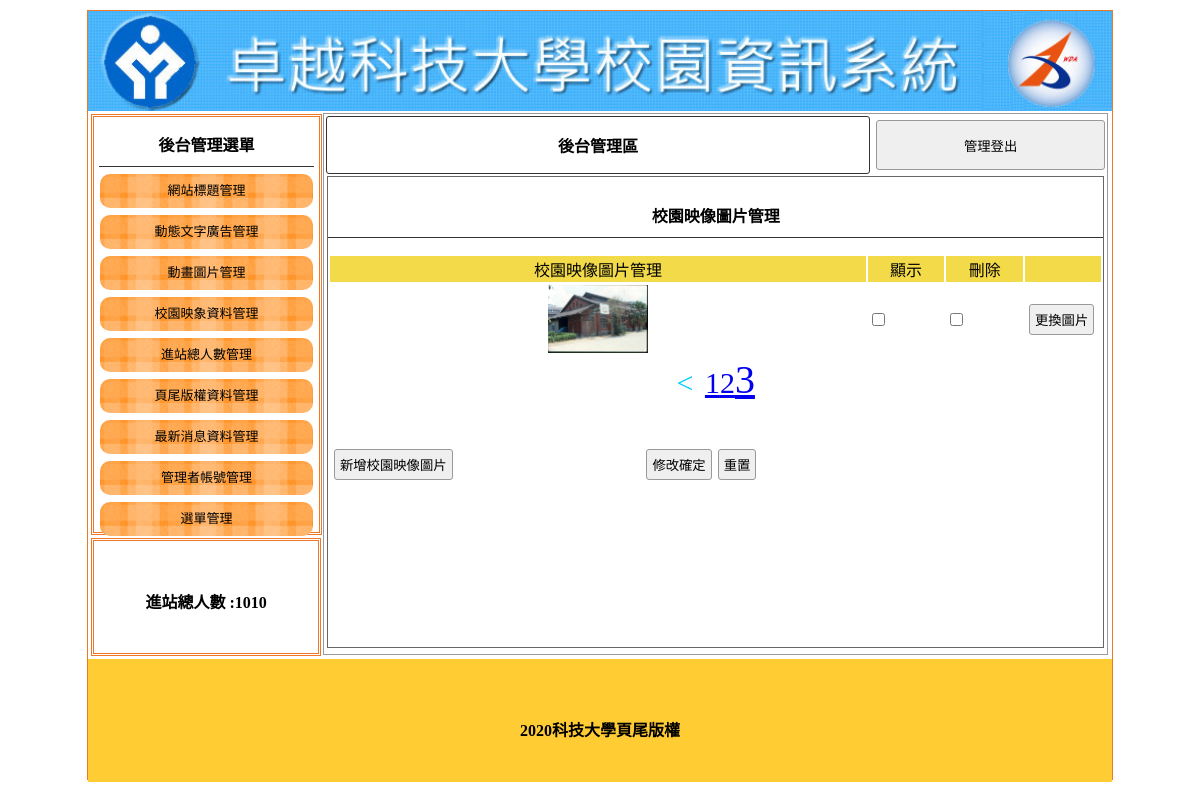
/backend.php?do=image&p=3 (signed in), run on the app's committed database.
### tables this page shows
CREATE TABLE `title` (
  `id` int(11) UNSIGNED NOT NULL,
  `text` text DEFAULT NULL,
  `img` text DEFAULT NULL,
  `sh` int(1) NOT NULL
);

CREATE TABLE `total` (
  `id` int(11) UNSIGNED NOT NULL,
  `total` int(11) UNSIGNED NOT NULL
);

CREATE TABLE `image` (
  `id` int(11) UNSIGNED NOT NULL,
  `text` text DEFAULT NULL,
  `img` text DEFAULT NULL,
  `sh` int(1) NOT NULL
);

CREATE TABLE `bottom` (
  `id` int(11) UNSIGNED NOT NULL,
  `bottom` text NOT NULL
);

### base.php (called while the page is built, shortened)
<?php
$tstr=[
    'title'=>"網站標題管理",
    'ad'=>"動態文字廣告管理",
    'mvim'=>"動畫圖片管理",
    'image'=>"校園映像圖片管理",
    'total'=>"進站人數管理",
    'bottom'=>"頁尾版權文字管理",
    'news'=>"最新管理",
    'admin'=>"管理者管理",
    'menu'=>"選單管理",
];
$addstr=[
    'title'=>"新增網站標題",
    'ad'=>"新增動態文字廣告",
    'mvim'=>"新增動畫圖片",
    'image'=>"新增校園映像圖片",
    'total'=>"新增進站人數",
    'bottom'=>"新增頁尾版權文字",
    'news'=>"新增最新消息",
    'admin'=>"新增管理者",
    'menu'=>"新增主選單",
];
class DB{
    protected $table;
    protected $dsn="mysql:host=localhost;dbname=dbname1;charset=utf8";
    protected $pdo;
    function __construct($table){
        $this->table=$table;
        $this->pdo=new PDO($this->dsn,'root','');
    }
    function all(...$arg){
        $sql="select * from $this->table ";
        if(isset($arg[0])){
            if(is_array($arg[0])){
                foreach($arg[0] as $key => $value){
                    $tmp[]=sprintf("`%s`='%s'",$key,$value);
                }
                $sql .= " where ".implode(" && ",$tmp);
            }else{
                $sql .= $arg[0];
            }
        }
        return $this->pdo->query($sql)->fetchAll();
    }
    function count(...$arg){
        $sql="select count(*) from $this->table ";
        return $this->pdo->query($sql)->fetchColumn();
    }
    function find($id){
        $sql="select * from $this->table ";
        if(is_array($id)){
            foreach($id as $key => $value){
                $tmp[]=sprintf("`%s`='%s'",$key,$value);
            }
            $sql .= " where ".implode(" && ",$tmp);
        }else{
            $sql .= " where `id`='$id'";
        }
        return $this->pdo->query($sql)->fetch(PDO::FETCH_ASSOC);
    }
}
$Title=new DB("title");
$Image=new DB("image");
$Total=new DB("total");
$Bottom=new DB("bottom");
$News=new DB("news");
?>

### backend.php (the view, shortened to what this page needs)
<?php include_once "base.php";
?>
<!DOCTYPE html
    PUBLIC "-//W3C//DTD XHTML 1.0 Transitional//EN" "http://www.w3.org/TR/xhtml1/DTD/xhtml1-transitional.dtd">
<html xmlns="http://www.w3.org/1999/xhtml">
<head>
    <link href="./css/css.css" rel="stylesheet" type="text/css">
</head>
<body>
    <div id="main">
        <a title="<?=$Title->find(['sh'=>1])['text'];?>" href="index.php">
            <div class="ti" style="background:url('img/<?=$Title->find(['sh'=>1])['img'];?>'); background-size:cover;"></div>
        </a>
        <div id="ms">
            <div id="lf" style="float:left;">
                <div id="menuput" class="dbor">
                    <span class="t botli">後台管理選單</span>
                    <a style="color:#000; font-size:13px;text-align:center; text-decoration:none;"
                        href="?do=title">
                        <div class="mainmu">
                            網站標題管理 </div>
                    </a>
                    <a style="color:#000; font-size:13px;text-align:center; text-decoration:none;" href="?do=ad">
                        <div class="mainmu">
                            動態文字廣告管理 </div>
                    </a>
                    <a style="color:#000; font-size:13px;text-align:center; text-decoration:none;" href="?do=mvim">
                        <div class="mainmu">
                            動畫圖片管理 </div>
                    </a>
                    <a style="color:#000; font-size:13px;text-align:center; text-decoration:none;" href="?do=image">
                        <div class="mainmu">
                            校園映象資料管理 </div>
                    </a>
                    <a style="color:#000; font-size:13px;text-align:center; text-decoration:none;" href="?do=total">
                        <div class="mainmu">
                            進站總人數管理 </div>
                    </a>
                    <a style="color:#000; font-size:13px;text-align:center; text-decoration:none;" href="?do=bottom">
                        <div class="mainmu">
                            頁尾版權資料管理 </div>
                    </a>
                    <a style="color:#000; font-size:13px;text-align:center; text-decoration:none;" href="?do=news">
                        <div class="mainmu">
                            最新消息資料管理 </div>
                    </a>
                    <a style="color:#000; font-size:13px;text-align:center; text-decoration:none;" href="?do=admin">
                        <div class="mainmu">
                            管理者帳號管理 </div>
                    </a>
                    <a style="color:#000; font-size:13px;text-align:center; text-decoration:none;" href="?do=menu">
                        <div class="mainmu">
                            選單管理 </div>
                    </a>
                </div>
                <div class="dbor" style="margin:3px; width:95%; height:20%; line-height:100px;">
                    <span class="t">進站總人數 :<?=$Total->find(1)['total'];?> </span>
                </div>
            </div>
            <div class="di"
                style="height:540px; border:#999 1px solid; width:76.5%; margin:2px 0px 0px 0px; float:left; position:relative; left:20px;">
                <table width="100%">
                    <tbody>
                        <tr>
                            <td style="width:70%;font-weight:800; border:#333 1px solid; border-radius:3px;"
                                class="cent"><a href="?do=admin" style="color:#000; text-decoration:none;">後台管理區</a>
                            </td>
                            <td><button onclick="lo('api/logout.php')"
                                    style="width:99%; margin-right:2px; height:50px;">管理登出</button></td>
                        </tr>
                    </tbody>
                </table>
                <?php
                $do=(isset($_GET['do']))?$_GET['do']:'title';
                $file="./backend/".$do.".php";
                if(file_exists($file)){
                    include $file;
                }else{
                    include "./backend/title.php";
                }
                ?>
            </div>
        </div>
        <div
            style="width:1024px; left:0px; position:relative; background:#FC3; margin-top:4px; height:123px; display:block;">
            <span class="t" style="line-height:123px;"><?=$Bottom->find(1)['bottom'];?></span>
        </div>
    </div>
</body>
</html>

### backend/image.php (shortened to what this page needs)
<div style="width:99%; height:87%; margin:auto; overflow:auto; border:#666 1px solid;">
    <p class="t cent botli"><?=$tstr[$do];?></p>
    <form method="post" action="./api/edit.php">
        <table width="100%">
            <tbody>
                <tr class="yel">
                    <td width="70%"><?=$tstr[$do];?></td>
                    <td width="10%">顯示</td>
                    <td width="10%">刪除</td>
                    <td></td>
                </tr>
                <?php
                    $all=$News->count();
                    $div=3;
                    $pages=ceil($all/$div);
                    $now=(isset($_GET['p']))?$_GET['p']:1;
                    $start=($now-1)*$div;
                $rows=$Image->all(" limit $start,$div");
                foreach($rows as $row){
                ?>
                <tr>
                    <td class="cent" width="70%"><img src="./img/<?=$row['img'];?>" style="width:100px;height:68px"></td>
                    <td width="10%"><input type="checkbox" name="sh[]" value="<?=$row['id'];?>" <?=($row['sh']==1)?'checked':'';?>></td>
                    <td width="10%"><input type="checkbox" name="del[]" value="<?=$row['id'];?>"></td>
                    <td><input type="button" value="更換圖片" onclick="op('#cover','#cvr','./modal/upload.php?table=<?=$do;?>&id=<?=$row['id'];?>')"></td>
                </tr>
                <?php
                    }
                ?>
            </tbody>
        </table>
        <div style="text-align:center;">
    <?php
    if(($now-1)>0){
        ?>
        <a class="bl" style="font-size:30px;" href="?do=image&p=<?=$now-1;?>">&lt;&nbsp;</a>
        <?php
    }
    ?>
        <?php
        for ($i=1; $i <=$pages ; $i++) {
            if ($now==$i) {
                $font="40px";
            }
            else{
                $font="30px";
            }
                echo "<a href='?do=image&p=$i' style='font-size:$font'>";
                echo $i;
                echo "</a>";
        }
        ?>
    </div>
        <table style="margin-top:40px; width:70%;">
            <tbody>
                <tr>
                    <td width="200px"><input type="button"
                            onclick="op('#cover','#cvr','./modal/<?=$do;?>.php?table=<?=$do;?>')"
                            value="<?=$addstr[$do];?>"></td>
                    <td class="cent"><input type="submit" value="修改確定"><input type="reset" value="重置">
                    </td>
                </tr>
            </tbody>
        </table>
    </form>
</div>

### css/css.css (style rules this page uses)
body { padding:0px; margin:0px; }
#main { width:1024px; height:768px; margin:10px auto 10px auto; border:#EE7728 1px solid; position:relative; }
.ti { width:100%; height:100px; position:relative; background-size:cover; background-repeat:no-repeat; }
.dbor { border:#EE7728 double 3px; margin:1px; padding:2px 10px 2px 10px; }
.t { font-weight:800; display:block; text-align:center; padding:10px 1px 10px 1px; }
.botli { border-bottom:#333 1px solid; }
.mainmu { position:relative; border-radius:10px; background:url(../icon/menu.fw.png) center no-repeat; background-size:cover; line-height:30px; padding:2px 10px 2px 10px; margin:7px 1px 7px 1px; height: 30px; }
#lf { height:540px; width:21%; display:inline-block; }
#menuput { width:100%; height:75%; position:relative; padding:5px; display:block; margin: 3px; }
.di { display:inline-block; }
.cent { text-align:center; }
input,button { border:#999 1px solid; border-radius:3px; background:#EFEFEF; padding:5px; margin:3px; }
.yel td { background:#F3DA49; text-align:center; }
.bl { color:#0CF; cursor:pointer; text-decoration:none; }

### data on the page
title: img (picture)
total: total "1010"
image: img (picture)
bottom: bottom "2020科技大學頁尾版權"

### other printed values
$tstr[$do] "校園映像圖片管理"
